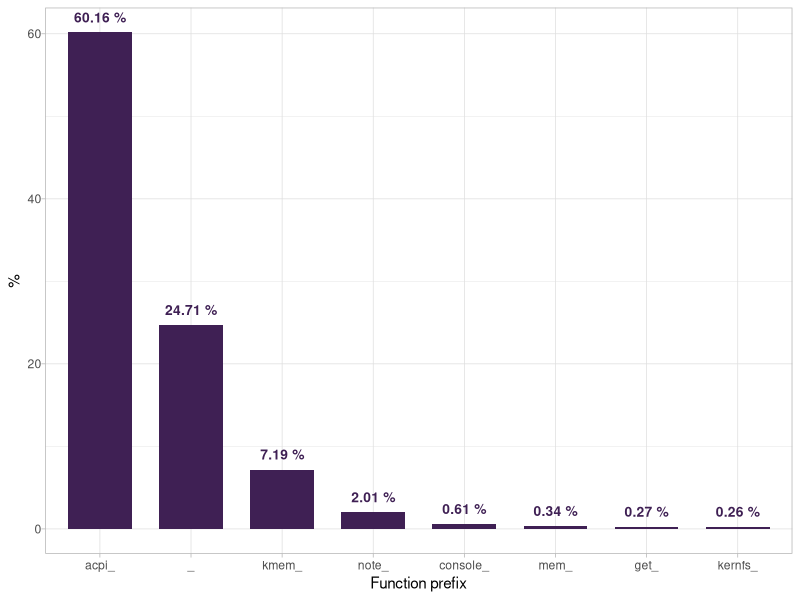

Here is the R script that generated this plot:
#!/usr/bin/env Rscript
library(ggplot2)
library(plyr)
library(scales)
library(ggrepel)
library(stringi)
# function_name,exit_time,duration,depth,process
data_freq <- read.table("./bootup-trace/rscript/bootup-func-frequencies.csv", header=T, sep=",")

data_stat <- ddply(data_freq, "function_name", 
              transform,
              prefix    = paste(unlist(strsplit(as.character(function_name),"[_]"))[1], '_', sep='')
)
data_stat <- count(data_stat, c("prefix"))
data_stat$percentage <- round((data_stat$freq/sum(data_stat$freq)) * 100, 2)
data_stat = subset(data_stat, percentage >= 0.2 )
# colors <- c("#0f2054", "#5f2054", "#ff0d54", "#ff8d54")
colors <- c('18.06 %'="#1f2054", '26.57 %'="#3f2054", '21.56 %'="#9f2d54", '14.65 %'="#6f2d54", '14.65 %'="#1f2054",'1.47 %'= "#ff0d54")


plot <- ggplot(data_stat, aes(reorder(prefix, -percentage))) +
  geom_bar(aes(weight = percentage),  width= 0.7, colour="transparent", fill = '#3f2054') +
  # coord_flip() +
  geom_text(aes(y=percentage, label=paste(percentage,'%') ), color="#3f2054",  fontface = "bold",
            size = 3.5, position=position_dodge(width=0.9), vjust=-1) +
  # scale_fill_manual(values = colors) +
  labs(x ="Function prefix", y ="%") +
  theme_light() +
  theme(
    # legend.position = c(0.94,0.91),
    legend.title=element_blank(),
    # axis.text.x = element_blank(),
    # axis.text.x = element_text(angle = 50, hjust = 1, vjust=1, size = 10),
    axis.text.y = element_text(margin = margin(t=2,b=1))
  )
plot(plot)